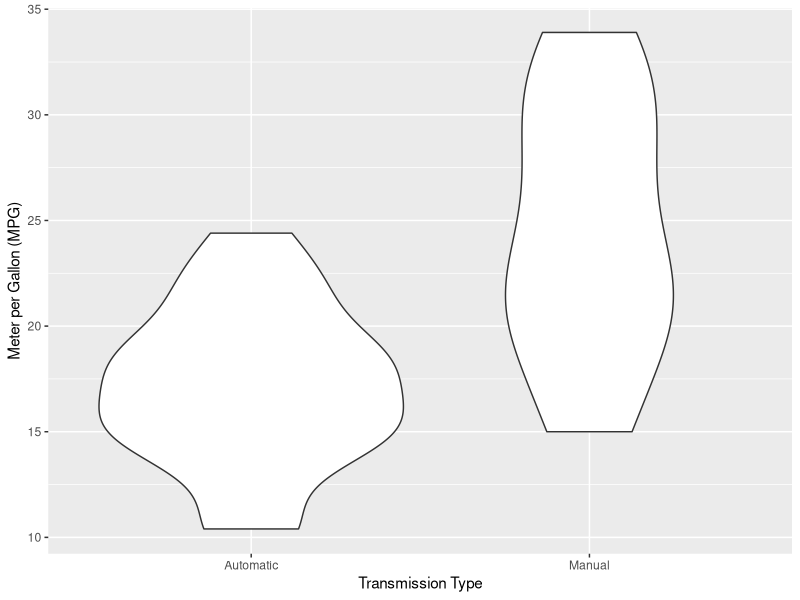
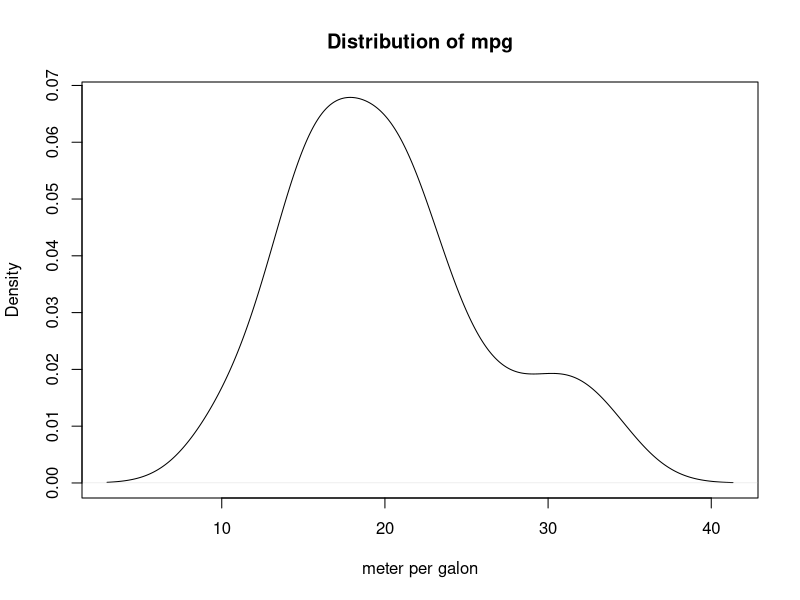
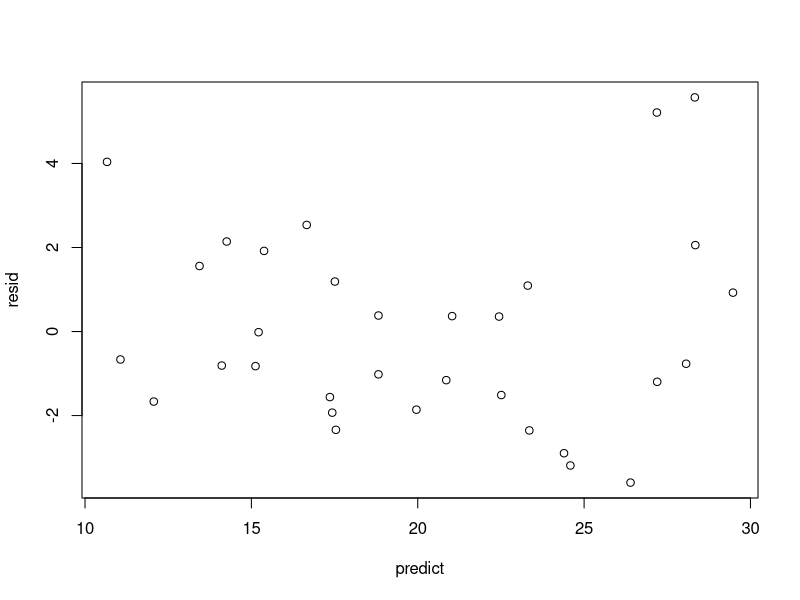

The R source for these figures, in order:
## ---- chunk 1
knitr::opts_chunk$set(echo = TRUE, fig.width=4, fig.height=3)
##knitr::opts_chunk$set(fig.width=12, fig.height=8) 
## ---- chunk 2
data(mtcars)
aggregate(mpg ~ am, data=mtcars, mean)
library("ggplot2")
mtcars$am <- as.factor(mtcars$am)
levels(mtcars$am) <- c("Automatic", "Manual")
violin = ggplot(data = mtcars, aes(y = mpg, x = am))
violin = violin + geom_violin(alpha = 1)
violin = violin + xlab("Transmission Type") + ylab("Meter per Gallon (MPG)")
violin = violin + scale_fill_discrete(name = "Transmission Types", labels=c("Automatic", "Manual"))
violin
## ---- chunk 3
mtcars$am <- as.numeric(mtcars$am)
##mtcars$mpg <- as.numeric(mtcars$mpg)
corr <- cor(as.matrix(mtcars[,1]), as.matrix(mtcars[,-1]))
corr
## ---- chunk 4
plot(density(mtcars$mpg), main = "Distribution of mpg", xlab = "meter per galon")
## ---- chunk 5
fit0<-lm(formula = mpg ~ factor(am), data = mtcars)
summary(fit0)
## ---- chunk 6
fit4<-lm(mpg ~ factor(am) + wt + cyl + disp + hp, data = mtcars)
summary(fit4)
## ---- chunk 7
fit4<-lm(mpg ~ factor(am) + wt + cyl + disp + hp, data = mtcars)
resid<-resid(fit4)
predict<-predict(fit4, data=mtcars)
plot(predict, resid)
